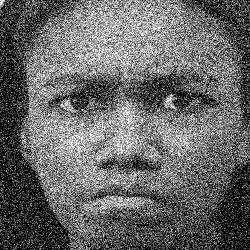
#> input picture v1-350px-62percent/difficult2/anger_fear_35.jpg, 250 x 250 px, given in place of the camera
$ python webCamCLassifier.py
#> lines starting #> are read from the running program, lines starting #| are printed output that depends on the picture; after the words box and inside, x2 and y2 are one past the last pixel; in counts of white or black regions, pixels touching at a corner belong together
import cv2
import numpy as np
import argparse
import time
import glob
import os

import update_model1
#from EmotionPlayer import update_model1

video_capture = cv2.VideoCapture(0)
facecascade = cv2.CascadeClassifier("HAAR/haarcascade_frontalface_default.xml")
fishface = cv2.face.FisherFaceRecognizer_create()
print(dir(fishface))
try:
    fishface.read("trained_emoclassifier.xml")
except:
    print("no xml found. Using --update will create one.")
parser = argparse.ArgumentParser(description="Options for the emotion-based music player") #Create parser object
parser.add_argument("--update", help="Call to grab new images and update the model accordingly", action="store_true") #Add --update argument
args = parser.parse_known_args()[0] #Store any given arguments in an object

facedict = {}
emotions = ['neutral', 'anger', 'disgust', 'happy', 'sadness', 'surprise']

# [48 lines left out: functions crop_face, update_model, check_folders, save_face, recognize_emotion, not called in this run]

def grab_webcamframe():
    ret, frame = video_capture.read()
#> frame is the input picture: shape (250, 250, 3); min 0, max 255, mean 103.7
    gray = cv2.cvtColor(frame, cv2.COLOR_BGR2GRAY)
    clahe = cv2.createCLAHE(clipLimit=2.0, tileGridSize=(8,8))
    clahe_image = clahe.apply(gray)
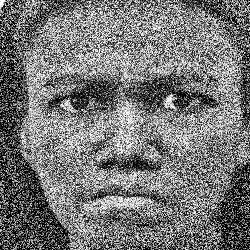
#> clahe_image: shape (250, 250); min 0, max 255, mean 118.4
    return clahe_image

def detect_face():
    clahe_image = grab_webcamframe()
    ret, frame = video_capture.read()
    face = facecascade.detectMultiScale(clahe_image, scaleFactor=1.1, minNeighbors=15, minSize=(10, 10), flags=cv2.CASCADE_SCALE_IMAGE)
#> face = ()

    color_yellow = (0, 255, 0)
    cv2.putText(frame, "smile!", (20, 100), cv2.FONT_HERSHEY_SIMPLEX, 1, color_yellow, 2)
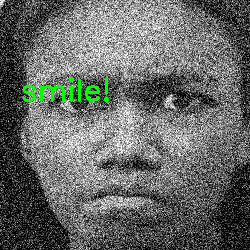
#> frame: shape (250, 250, 3); 1.05% of pixels changed, all inside (x1, y1, x2, y2) = (22, 77, 109, 102)

    cv2.imshow("webcam", frame)  # Display frame

    for (x, y, w, h) in face:  # Draw rectangle around detected faces
        cv2.rectangle(frame, (x, y), (x + w, y + h), (0, 0, 255), 2)  # draw it on "frame", (coordinates), (size), (RGB color), thickness 2
#> this loop made 0 passes


    if len(face) == 1:
        faceslice = crop_face(clahe_image, face)
        cv2.imshow("detect", faceslice)
        return faceslice
    else:
        print("no/multiple faces detected, passing over frame")


while True:
    detect_face()
    if args.update: #If update flag is present, call update function
        update_model(emotions)
        break
    if cv2.waitKey(1) & 0xFF == ord(
            'q'):  # imshow expects a termination definition to work correctly, here it is bound to key 'q'
#> (key q is pressed here)
        break
    elif len(facedict) == 1: #otherwise it's regular a runtime, continue normally with emotion detection functionality
        recognize_emotion()
        facedict = {}

$ run again, on v1-350px-62percent/difficult2/disgust_anger_55.jpg
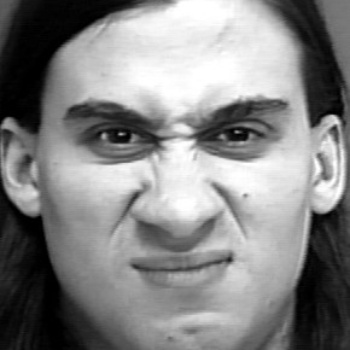
#> input picture v1-350px-62percent/difficult2/disgust_anger_55.jpg, 350 x 350 px, given in place of the camera
#> in grab_webcamframe, frame is the input picture: shape (350, 350, 3); min 0, max 255, mean 132.3
#> face = [[25, 20, 308, 308]]
#> the loop in detect_face, `for (x, y, w, h) in face:` made 1 pass
#> after the loop in detect_face, `for (x, y, w, h) in face:`:
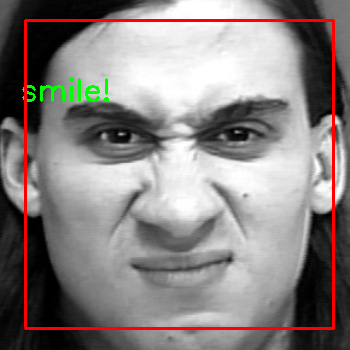
#> frame: shape (350, 350, 3); mean B, G, R 128.9, 130.2, 136.6
#> the loop in crop_face, `for (x, y, w, h) in face:` made 1 pass
#> pass 1, in crop_face, `faceslice = clahe_image[y:y+h, x:x+w]`:
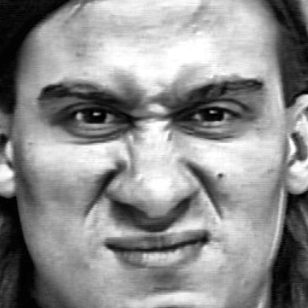
#> faceslice: shape (308, 308); min 0, max 255, mean 141.9

$ run again, on v1-350px-62percent/difficult2/disgust_fear_56.jpg
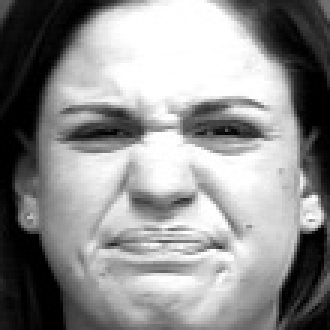
#> input picture v1-350px-62percent/difficult2/disgust_fear_56.jpg, 110 x 110 px, given in place of the camera (shown 3 times larger)
#> in grab_webcamframe, frame is the input picture: shape (110, 110, 3); min 0, max 255, mean 143.1
#> face = [[8, 8, 91, 91]]
#> the loop in detect_face, `for (x, y, w, h) in face:` made 1 pass
#> after the loop in detect_face, `for (x, y, w, h) in face:`:
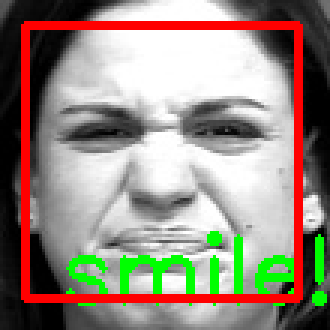
#> frame: shape (110, 110, 3) (shown 3 times larger); mean B, G, R 127.1, 138.4, 150
#> the loop in crop_face, `for (x, y, w, h) in face:` made 1 pass
#> pass 1, in crop_face, `faceslice = cv2.resize(faceslice, (350, 350))`:
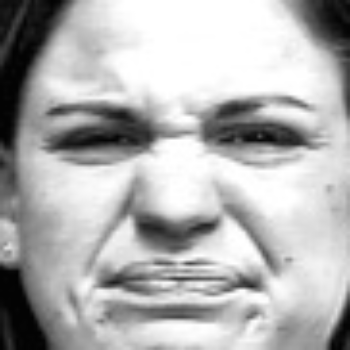
#> faceslice: shape (350, 350); min 2, max 255, mean 178.6

$ run again, on v1-350px-62percent/difficult2/disgust_happy_50.jpg
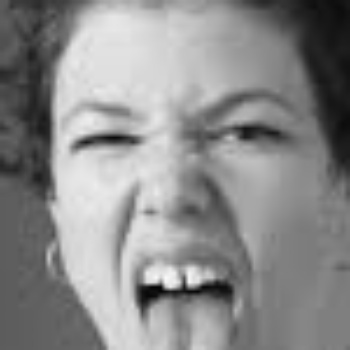
#> input picture v1-350px-62percent/difficult2/disgust_happy_50.jpg, 350 x 350 px, given in place of the camera
#> in grab_webcamframe, frame is the input picture: shape (350, 350, 3); min 5, max 248, mean 139.4
#> face = [[26, 21, 285, 285]]
#> the loop in detect_face, `for (x, y, w, h) in face:` made 1 pass
#> after the loop in detect_face, `for (x, y, w, h) in face:`:
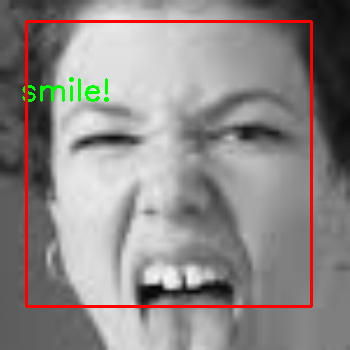
#> frame: shape (350, 350, 3); mean B, G, R 135.3, 136.6, 142.4
#> the loop in crop_face, `for (x, y, w, h) in face:` made 1 pass
#> pass 1, in crop_face, `faceslice = clahe_image[y:y+h, x:x+w]`:
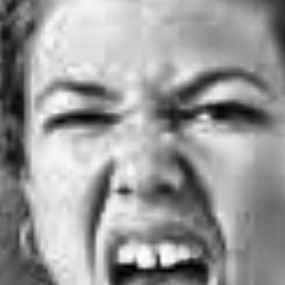
#> faceslice: shape (285, 285); min 0, max 255, mean 153.7
